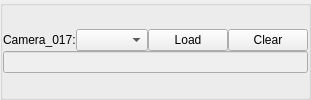
                          <widget class="QGroupBox" name="camera_index_groupBox_17">
                           <property name="title">
                            <string/>
                           </property>
                           <layout class="QGridLayout" name="gridLayout_20">
                            <property name="leftMargin">
                             <number>0</number>
                            </property>
                            <property name="topMargin">
                             <number>0</number>
                            </property>
                            <property name="rightMargin">
                             <number>0</number>
                            </property>
                            <property name="bottomMargin">
                             <number>0</number>
                            </property>
                            <property name="spacing">
                             <number>0</number>
                            </property>
                            <item row="0" column="0">
                             <layout class="QVBoxLayout" name="verticalLayout_22">
                              <item>
                               <layout class="QHBoxLayout" name="horizontalLayout_37" stretch="0,1,0,0">
                                <item>
                                 <widget class="QLabel" name="camera_index_label_17">
                                  <property name="text">
                                   <string>Camera_017:</string>
                                  </property>
                                 </widget>
                                </item>
                                <item>
                                 <widget class="QComboBox" name="camera_index_comboBox_17"/>
                                </item>
                                <item>
                                 <widget class="QPushButton" name="camera_index_pushButton_17">
                                  <property name="text">
                                   <string>Load</string>
                                  </property>
                                 </widget>
                                </item>
                                <item>
                                 <widget class="QPushButton" name="camera_index_clear_pushButton_17">
                                  <property name="text">
                                   <string>Clear</string>
                                  </property>
                                 </widget>
                                </item>
                               </layout>
                              </item>
                              <item>
                               <layout class="QHBoxLayout" name="horizontalLayout_38">
                                <item>
                                 <widget class="QLineEdit" name="camera_index_lineEdit_17">
                                  <property name="enabled">
                                   <bool>false</bool>
                                  </property>
                                 </widget>
                                </item>
                               </layout>
                              </item>
                             </layout>
                            </item>
                           </layout>
                          </widget>
